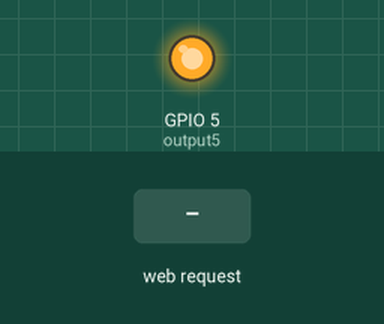
This sketch was run on a simulated ESP8266 (NodeMCU). Parts: output pins drawn as LEDs (lit = HIGH). The test bench sets the inputs (shaded band). WiFi joins after 1.5 s; servers stay silent unless stated; what the sketch prints to the serial monitor is not drawn.

Above: at 2.7 s.
2.8 s: HTTP request GET /?function=off received
At 3.5 s:
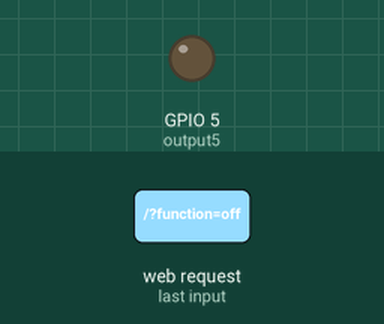
4.3 s: HTTP request GET /?function=on received
At 4.6 s:
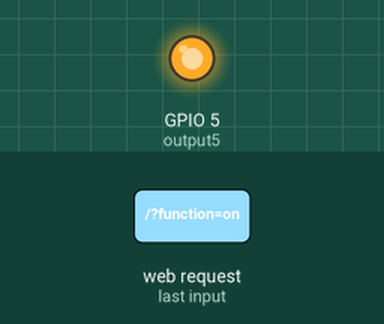
Timing chart, 0 to 7.3 s (numbered marks = the images above; inputs shaded):
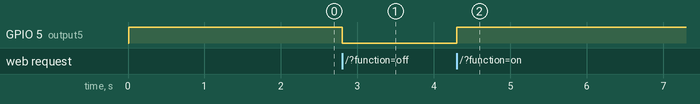

Measured:
- after the input at 2.8 s, GPIO 5 (output5): HIGH → LOW at once
- after the input at 4.3 s, GPIO 5 (output5): LOW → HIGH at once

The sketch:

ServerLed.ino
```cpp
#include <ESP8266WiFi.h>
const char * ssid = "ssid";
const char * password = "yourPass";

// Assign output variables to GPIO D1
const int output5 = 5;


WiFiServer server(8080);

void setup() {
  Serial.begin(115200);
  delay(10);

  pinMode(output5, OUTPUT);
  digitalWrite(output5, HIGH);


  // Connect to WiFi network
  Serial.println();
  Serial.println();
  Serial.print("Connecting to ");
  Serial.println(ssid);

  WiFi.begin(ssid, password);

  while (WiFi.status() != WL_CONNECTED) {
    delay(500);
    Serial.print(".");
  }

  Serial.println("");
  Serial.println("WiFi connected");

  // Start the server
  server.begin();
  Serial.println("Server started");
  Serial.println(WiFi.localIP());
}

void loop() {
  WiFiClient client = server.available();
  if (!client) {
    return;
  }

  Serial.println("new client");
  if (!client.available()) {
    delay(10);
  }

  String req = client.readStringUntil('\r');
  Serial.println(req);
  client.flush();

  String buf = "";

  buf += "HTTP/1.1 200 OK\r\nContent-Type: text/html\r\n\r\n<!DOCTYPE HTML>\r\n";
  buf += "<html lang=\"en\"><head><meta name=\"viewport\" content=\"width=device-width, initial-scale=1, user-scalable=no\"/>\r\n";
  buf += "<title>ESP8266 Web Server</title>";
  buf += "<style>.c{text-align: center;} div,input{padding:5px;font-size:1em;} input{width:80%;} body{text-align: center;font-family:verdana;} button{border:0;border-radius:0.3rem;background-color:#1fa3ec;color:#fff;line-height:2.4rem;font-size:1.2rem;width:100%;} .q{float: right;width: 64px;text-align: right;}</style>";
  buf += "</head>";
  buf += "<h3>ESP8266 Web Server - System Logs</h3>";
  buf += "<p>GPIO5 <a href=\"?function=on\"><button>ON</button></a> <a href=\"?function=off\"><button>OFF</button></a></p>";
  buf += "<h4>Teste WEB - Led</h4>";
  buf += "</html>\n";

  client.print(buf);
  client.flush();


  if (req.indexOf("/?function=on") != -1){
    Serial.println("ON");
    digitalWrite(output5, HIGH);
  }
  if (req.indexOf("/?function=off") != -1){
    Serial.println("OFF");
    digitalWrite(output5, LOW);
  }
}
```
